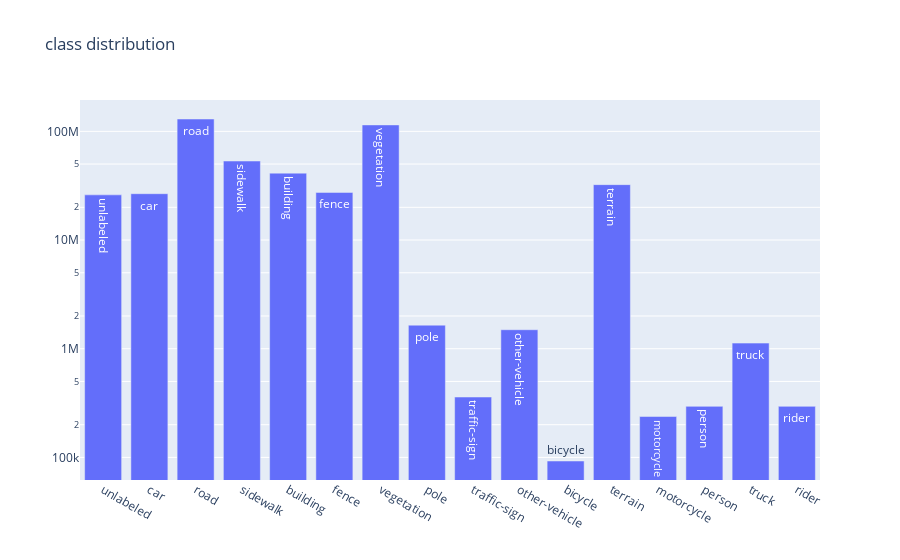

The notebook cell saved with this chart:
### Code cell
graph_class_distro(seq_stats_remapped, "class distribution")

### Figure 1 — Plotly figure (JSON) as saved in the notebook; plotly's stock layout.template omitted (floating-point values rounded to 4 significant figures)
{"data": [{"text": ["unlabeled", "car", "road", "sidewalk", "building", "fence", "vegetation", "pole", "traffic-sign", "other-vehicle", "bicycle", "terrain", "motorcycle", "person", "truck", "rider"], "type": "bar", "x": ["unlabeled", "car", "road", "sidewalk", "building", "fence", "vegetation", "pole", "traffic-sign", "other-vehicle", "bicycle", "terrain", "motorcycle", "person", "truck", "rider"], "y": [26040275, 26692835, 129920424, 53331624, 41274027, 27432987, 114636936, 1647743, 359560, 1496112, 92699, 32347696, 237812, 294935, 1126297, 295003]}], "layout": {"autosize": false, "showlegend": false, "title": {"text": "class distribution"}, "yaxis": {"type": "log"}}}
